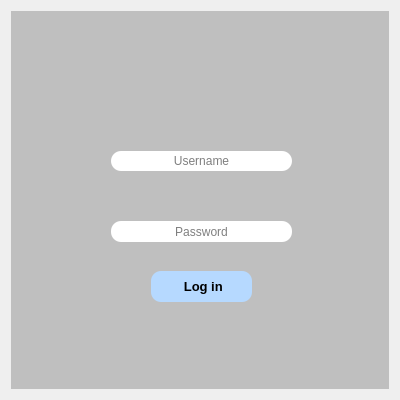
<?xml version="1.0" encoding="UTF-8"?>
<ui version="4.0">
 <class>Login</class>
 <widget class="QWidget" name="Login">
  <property name="geometry">
   <rect>
    <x>0</x>
    <y>0</y>
    <width>400</width>
    <height>400</height>
   </rect>
  </property>
  <property name="minimumSize">
   <size>
    <width>400</width>
    <height>400</height>
   </size>
  </property>
  <property name="maximumSize">
   <size>
    <width>400</width>
    <height>600</height>
   </size>
  </property>
  <property name="windowTitle">
   <string>Log In</string>
  </property>
  <property name="autoFillBackground">
   <bool>false</bool>
  </property>
  <layout class="QVBoxLayout" name="verticalLayout">
   <item>
    <widget class="QWidget" name="login_widget" native="true">
     <property name="minimumSize">
      <size>
       <width>0</width>
       <height>0</height>
      </size>
     </property>
     <property name="styleSheet">
      <string notr="true">background-color: rgb(191, 191, 191);</string>
     </property>
     <widget class="QLabel" name="lbl_logIn">
      <property name="geometry">
       <rect>
        <x>150</x>
        <y>40</y>
        <width>81</width>
        <height>71</height>
       </rect>
      </property>
      <property name="font">
       <font>
        <pointsize>20</pointsize>
        <weight>75</weight>
        <bold>true</bold>
       </font>
      </property>
      <property name="whatsThis">
       <string>&lt;html&gt;&lt;head/&gt;&lt;body&gt;&lt;p align=&quot;center&quot;&gt;&lt;span style=&quot; font-size:14pt; font-weight:600;&quot;&gt;Log In&lt;/span&gt;&lt;/p&gt;&lt;/body&gt;&lt;/html&gt;</string>
      </property>
      <property name="locale">
       <locale language="English" country="Zimbabwe"/>
      </property>
      <property name="text">
       <string/>
      </property>
      <property name="pixmap">
       <pixmap>../res/profile.png</pixmap>
      </property>
      <property name="scaledContents">
       <bool>true</bool>
      </property>
     </widget>
     <widget class="QPushButton" name="btn_login">
      <property name="geometry">
       <rect>
        <x>140</x>
        <y>260</y>
        <width>101</width>
        <height>31</height>
       </rect>
      </property>
      <property name="font">
       <font>
        <pointsize>10</pointsize>
        <weight>75</weight>
        <bold>true</bold>
       </font>
      </property>
      <property name="styleSheet">
       <string notr="true">QPushButton{

background-color:rgb(182, 217, 255);
border:none;
border-radius:10px;
}

QPushButton:hover{
background-color:rgb(86, 110, 255);
border:none;
border-radius:10px;
}

</string>
      </property>
      <property name="text">
       <string> Log in</string>
      </property>
      <property name="icon">
       <iconset>
        <normaloff>../res/login.png</normaloff>../res/login.png</iconset>
      </property>
      <property name="iconSize">
       <size>
        <width>20</width>
        <height>20</height>
       </size>
      </property>
     </widget>
     <widget class="QLineEdit" name="txt_password">
      <property name="geometry">
       <rect>
        <x>100</x>
        <y>210</y>
        <width>181</width>
        <height>21</height>
       </rect>
      </property>
      <property name="styleSheet">
       <string notr="true">background-color: rgb(255, 255, 255);
border:none;
border-radius:10px;</string>
      </property>
      <property name="alignment">
       <set>Qt::AlignCenter</set>
      </property>
      <property name="placeholderText">
       <string>Password</string>
      </property>
     </widget>
     <widget class="QLineEdit" name="txt_username">
      <property name="geometry">
       <rect>
        <x>100</x>
        <y>140</y>
        <width>181</width>
        <height>20</height>
       </rect>
      </property>
      <property name="sizePolicy">
       <sizepolicy hsizetype="Expanding" vsizetype="Fixed">
        <horstretch>0</horstretch>
        <verstretch>0</verstretch>
       </sizepolicy>
      </property>
      <property name="minimumSize">
       <size>
        <width>20</width>
        <height>5</height>
       </size>
      </property>
      <property name="styleSheet">
       <string notr="true">background-color: rgb(255, 255, 255);
border:none;
border-radius:10px;</string>
      </property>
      <property name="text">
       <string/>
      </property>
      <property name="alignment">
       <set>Qt::AlignCenter</set>
      </property>
      <property name="placeholderText">
       <string>Username</string>
      </property>
     </widget>
     <widget class="QLabel" name="label">
      <property name="geometry">
       <rect>
        <x>70</x>
        <y>210</y>
        <width>21</width>
        <height>21</height>
       </rect>
      </property>
      <property name="styleSheet">
       <string notr="true">background-color: rgb(0, 0, 0,0%);</string>
      </property>
      <property name="text">
       <string/>
      </property>
      <property name="pixmap">
       <pixmap>../res/password2.png</pixmap>
      </property>
      <property name="scaledContents">
       <bool>true</bool>
      </property>
     </widget>
     <widget class="QLabel" name="label_2">
      <property name="geometry">
       <rect>
        <x>70</x>
        <y>140</y>
        <width>21</width>
        <height>21</height>
       </rect>
      </property>
      <property name="text">
       <string/>
      </property>
      <property name="pixmap">
       <pixmap>../res/user2.png</pixmap>
      </property>
      <property name="scaledContents">
       <bool>true</bool>
      </property>
     </widget>
    </widget>
   </item>
  </layout>
 </widget>
 <resources/>
 <connections/>
</ui>
